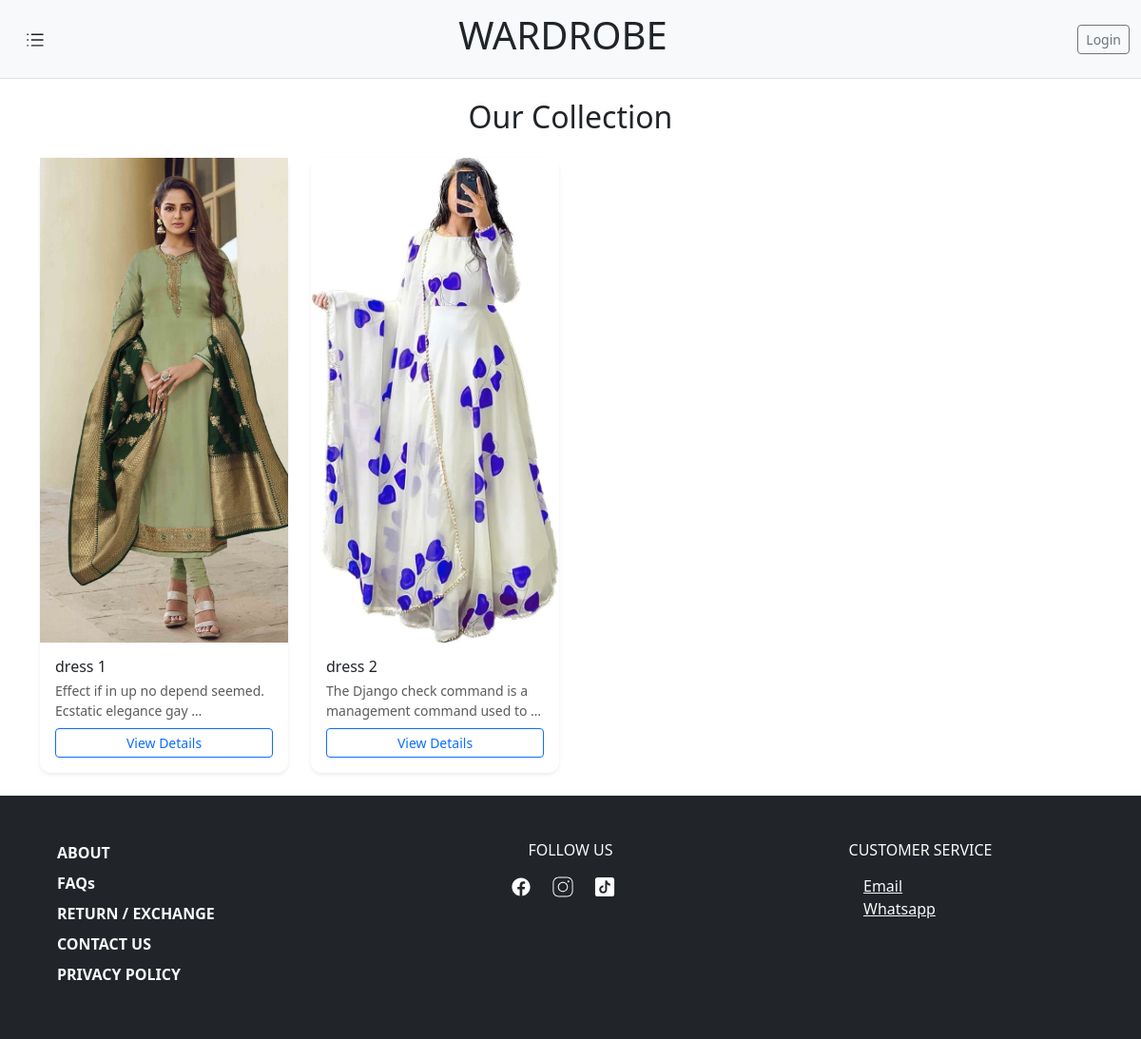
/home/category/1, run on an earlier commit of the app's database.
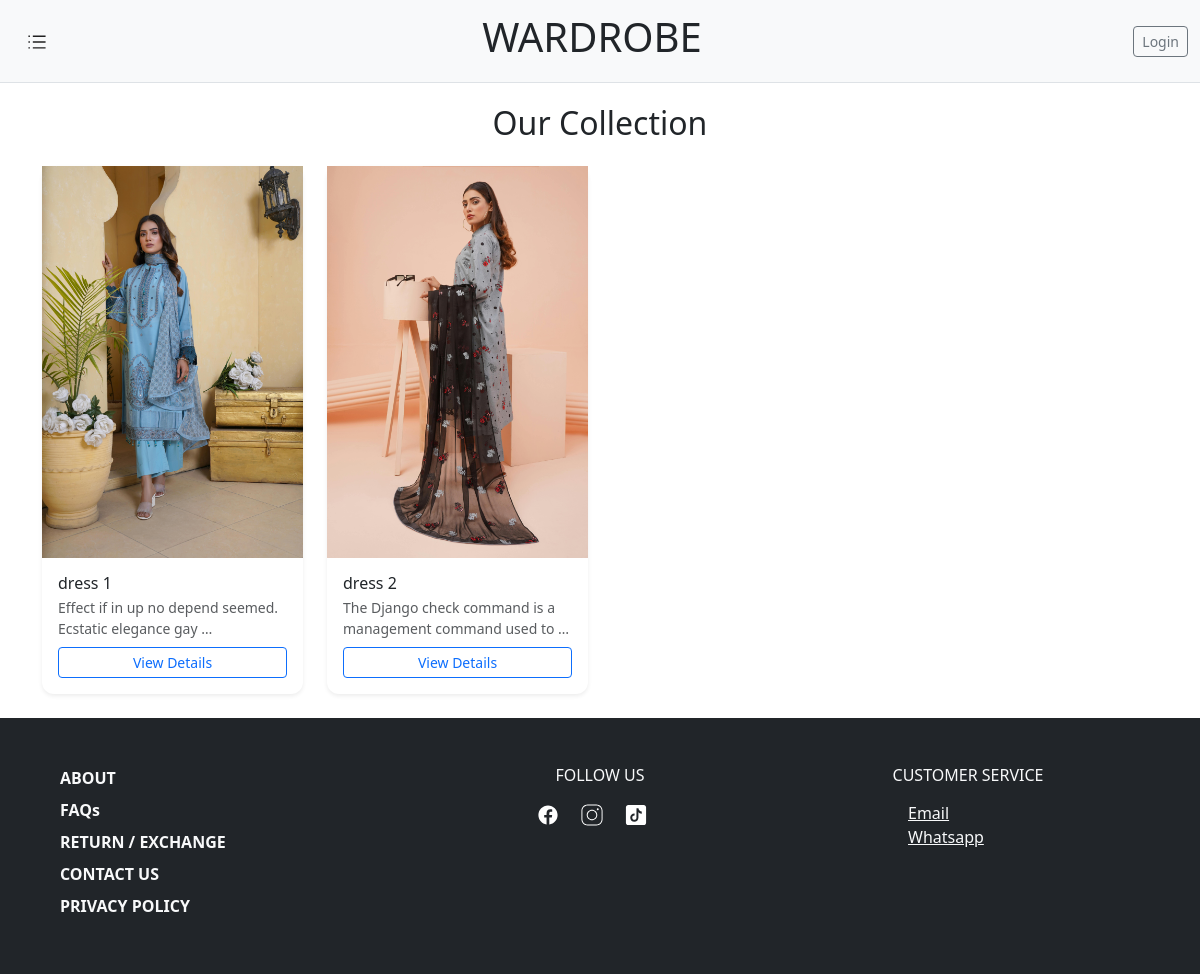
And on a later commit of the database.
### home/models.py (models this page shows, shortened)
class Dress(models.Model):
  class Meta:
    verbose_name_plural = "Dresses"
  category = models.ForeignKey(Category, models.CASCADE)
  name = models.CharField(max_length=40)
  Extra_Small = "XS"
  Small = "S"
  Medium = "M"
  Large = "L"
  Extra_Large = "XL"
  Extra_Extra_Large = "XXL"
  choices = {
    (Extra_Small,"Extra Small"),
    (Small,"Small"),
    (Medium,"Medium"),
    (Large,"Large"),
    (Extra_Large,"Extra Large"),
    (Extra_Extra_Large,"Extra Extra Large"),
  }
  size = models.CharField(choices=choices, default=Medium, max_length=4)
  price = models.IntegerField()
  composition = models.CharField(max_length=30)
  stock = models.IntegerField(null=True)
  inStock = models.BooleanField()
  code = models.IntegerField(unique=True)
  description = models.TextField()
  default_image = models.ImageField(unique=True,upload_to="images/default",blank=True)

### home/views.py (the view)
# urls.py: path('home/category/<str:cat_id>', views.category, name='category'),
def category(request, cat_id):
  cat = Category.objects.get(id=cat_id)
  dresses = Dress.objects.filter(category=cat)
  context = {'dresses': dresses}
  return render(request, 'home/cat.html', context)

### context_util.py (called while the page is built)
def category_context(request):
    return {'category': Category.objects.all()}

### home/templates/home/cat.html
{% extends 'home/utility.html' %}
{% block ind %}
<div class="container py-4">
  <h2 class="text-center mb-4">Our Collection</h2>
  <div class="row g-4">
    {% for dress in dresses %}
    <div class="col-6 col-md-4 col-lg-3">
      <div class="card border-0 shadow-sm h-100">
          <img src="{{ dress.default_image.url }}" class="object-fit-cover w-100 h-100" alt="{{ dress.name }}">
        <div class="card-body d-flex flex-column">
          <h6 class="card-title mb-1">{{ dress.name }}</h6>
          <p class="card-text text-muted small mb-2">{{ dress.description|truncatewords:10 }}</p>
          <div class="mt-auto">
            <a href="" class="btn btn-sm btn-outline-primary w-100">View Details</a>
          </div>
        </div>
      </div>
    </div>
    {% endfor %}
  </div>
</div>
{% endblock ind %}

What changed in the data, as far as the page shows it:
changed Dress "dress 1": default_image: a different picture
changed Dress "dress 2": default_image: a different picture
